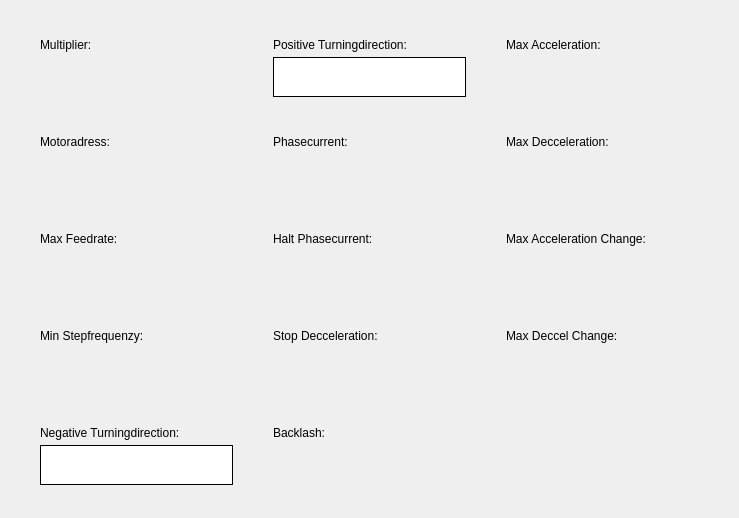
<?xml version="1.0" encoding="UTF-8"?>
<ui version="4.0">
 <class>SettingsMotorZAxisScreen</class>
 <widget class="QWidget" name="SettingsMotorZAxisScreen">
  <property name="geometry">
   <rect>
    <x>0</x>
    <y>0</y>
    <width>739</width>
    <height>518</height>
   </rect>
  </property>
  <property name="windowTitle">
   <string>Form</string>
  </property>
  <widget class="QLabel" name="stopDeccelerationLabel">
   <property name="geometry">
    <rect>
     <x>273</x>
     <y>324</y>
     <width>193</width>
     <height>24</height>
    </rect>
   </property>
   <property name="text">
    <string>Stop Decceleration:</string>
   </property>
  </widget>
  <widget class="QLabel" name="backlashLabel">
   <property name="geometry">
    <rect>
     <x>273</x>
     <y>421</y>
     <width>193</width>
     <height>24</height>
    </rect>
   </property>
   <property name="text">
    <string>Backlash:</string>
   </property>
  </widget>
  <widget class="QLabel" name="haltPhasecurrentLabel">
   <property name="geometry">
    <rect>
     <x>273</x>
     <y>227</y>
     <width>193</width>
     <height>24</height>
    </rect>
   </property>
   <property name="text">
    <string>Halt Phasecurrent:</string>
   </property>
  </widget>
  <widget class="QLabel" name="minStepfrequenzyLabel">
   <property name="geometry">
    <rect>
     <x>40</x>
     <y>324</y>
     <width>193</width>
     <height>24</height>
    </rect>
   </property>
   <property name="text">
    <string>Min Stepfrequenzy:</string>
   </property>
  </widget>
  <widget class="QLabel" name="maxDeccelerationLabel">
   <property name="geometry">
    <rect>
     <x>506</x>
     <y>130</y>
     <width>193</width>
     <height>24</height>
    </rect>
   </property>
   <property name="text">
    <string>Max Decceleration:</string>
   </property>
  </widget>
  <widget class="QComboBox" name="positiveTurningDirectionComboBox">
   <property name="geometry">
    <rect>
     <x>273</x>
     <y>57</y>
     <width>193</width>
     <height>40</height>
    </rect>
   </property>
   <property name="styleSheet">
    <string notr="true">QComboBox{

	color: #000000;
	border-style: solid;
	border-width: 1px;
	border-color: #000000;
}

QComboBox::drop-down{

	width: 191px;
	height: 38px;
	background-color: #FFFFFF;
	border: none;
}

QComboBox::drop-down:pressed{

	background-color: #ECEFF1;
}

QComboBox::down-arrow{

	image: url(:/Icons/UI/Icons/sharp-arrow_drop_down-24px.svg);
	padding-left: 151px;
}

QComboBox QAbstractItemView{

	background-color: #FFFFFF;
	border-style: solid;
	border-width: 1px;
	border-color: #000000;
}</string>
   </property>
  </widget>
  <widget class="QLabel" name="motoradressLabel">
   <property name="geometry">
    <rect>
     <x>40</x>
     <y>130</y>
     <width>193</width>
     <height>24</height>
    </rect>
   </property>
   <property name="text">
    <string>Motoradress:</string>
   </property>
  </widget>
  <widget class="QComboBox" name="negativeTurningDirectionComboBox">
   <property name="geometry">
    <rect>
     <x>40</x>
     <y>445</y>
     <width>193</width>
     <height>40</height>
    </rect>
   </property>
   <property name="styleSheet">
    <string notr="true">QComboBox{

	color: #000000;
	border-style: solid;
	border-width: 1px;
	border-color: #000000;
}

QComboBox::drop-down{

	width: 191px;
	height: 38px;
	background-color: #FFFFFF;
	border: none;
}

QComboBox::drop-down:pressed{

	background-color: #ECEFF1;
}

QComboBox::down-arrow{

	image: url(:/Icons/UI/Icons/sharp-arrow_drop_down-24px.svg);
	padding-left: 151px;
}

QComboBox QAbstractItemView{

	background-color: #FFFFFF;
	border-style: solid;
	border-width: 1px;
	border-color: #000000;
}</string>
   </property>
  </widget>
  <widget class="QLabel" name="multiplierLabel">
   <property name="geometry">
    <rect>
     <x>40</x>
     <y>33</y>
     <width>193</width>
     <height>24</height>
    </rect>
   </property>
   <property name="text">
    <string>Multiplier:</string>
   </property>
  </widget>
  <widget class="QLabel" name="maxAccelerationLabel">
   <property name="geometry">
    <rect>
     <x>506</x>
     <y>33</y>
     <width>193</width>
     <height>24</height>
    </rect>
   </property>
   <property name="text">
    <string>Max Acceleration:</string>
   </property>
  </widget>
  <widget class="QLabel" name="positiveTurningDirectionLabel">
   <property name="geometry">
    <rect>
     <x>273</x>
     <y>33</y>
     <width>193</width>
     <height>24</height>
    </rect>
   </property>
   <property name="text">
    <string>Positive Turningdirection:</string>
   </property>
  </widget>
  <widget class="QLabel" name="phasecurrentLabel">
   <property name="geometry">
    <rect>
     <x>273</x>
     <y>130</y>
     <width>193</width>
     <height>24</height>
    </rect>
   </property>
   <property name="text">
    <string>Phasecurrent:</string>
   </property>
  </widget>
  <widget class="QLabel" name="negativeTurningDirectionLabel">
   <property name="geometry">
    <rect>
     <x>40</x>
     <y>421</y>
     <width>193</width>
     <height>24</height>
    </rect>
   </property>
   <property name="text">
    <string>Negative Turningdirection:</string>
   </property>
  </widget>
  <widget class="QLabel" name="maxDeccelerationChangeLabel">
   <property name="geometry">
    <rect>
     <x>506</x>
     <y>324</y>
     <width>193</width>
     <height>24</height>
    </rect>
   </property>
   <property name="text">
    <string>Max Deccel Change:</string>
   </property>
  </widget>
  <widget class="QLabel" name="maxFeedrateLabel">
   <property name="geometry">
    <rect>
     <x>40</x>
     <y>227</y>
     <width>193</width>
     <height>24</height>
    </rect>
   </property>
   <property name="text">
    <string>Max Feedrate:</string>
   </property>
  </widget>
  <widget class="QLabel" name="maxAccelerationChangeLabel">
   <property name="geometry">
    <rect>
     <x>506</x>
     <y>227</y>
     <width>193</width>
     <height>24</height>
    </rect>
   </property>
   <property name="text">
    <string>Max Acceleration Change:</string>
   </property>
  </widget>
 </widget>
 <resources/>
 <connections/>
</ui>
